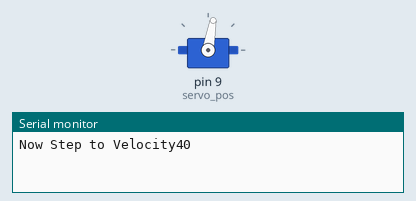
The sketch below on a simulated Arduino Uno, built with avr-gcc and run on an emulated ATmega328P. Parts: servo, the last lines printed to the serial monitor.

Above: at 0.15 s.
At 13.3 s:
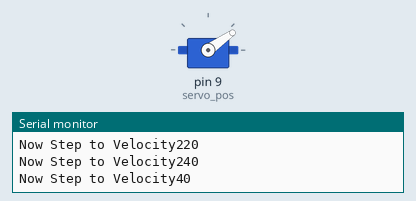
At 26.58 s:
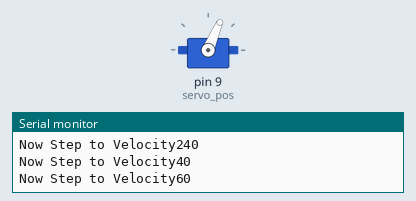
At 37.37 s:
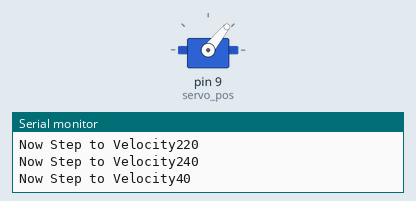
Timing chart, 0 to 40.0 s (numbered marks = the images above):
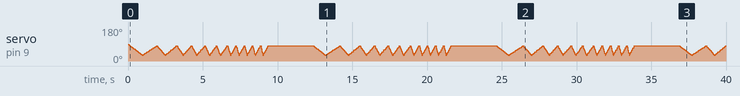

The sketch:

Arduino_servo_test.ino
```cpp
#include <VarSpeedServo.h>

VarSpeedServo myservo;  // create servo object to control a servo
//Servo myservo_2;
int servo_pos=9;

void setup()
{
  Serial.begin(115200);
  myservo.attach(servo_pos);  // attaches the servo on pin 9 to the servo object
}

void loop()
{
  for (int j = 40;  j <= 255; j +=20)
  {
    Serial.print("Now Step to Velocity");
    Serial.println(j);
    for (int i = 30; i <= 80; i+=10)
    {
      myservo.write(i,j,true);
      delay(30);
    }
  }
  delay(3000);

}
```
